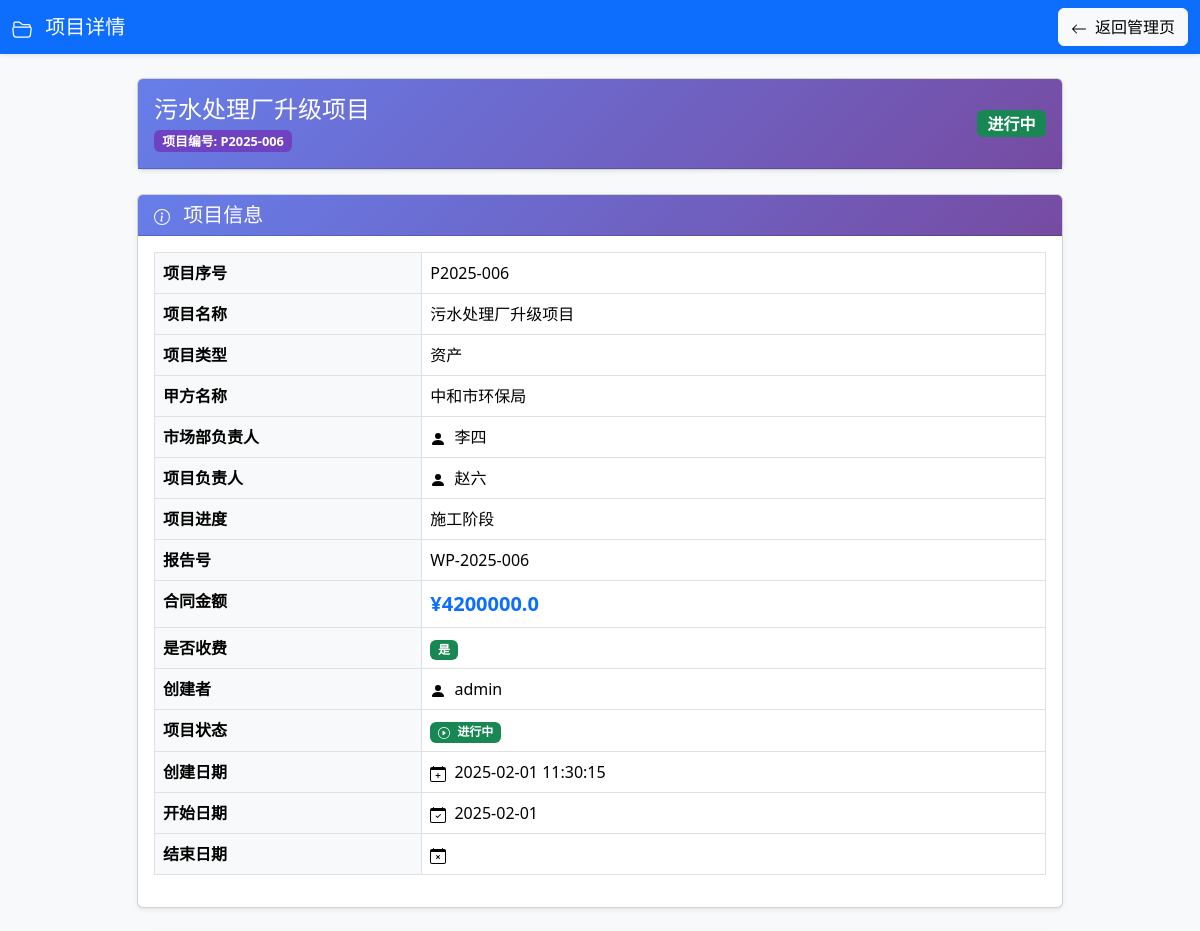
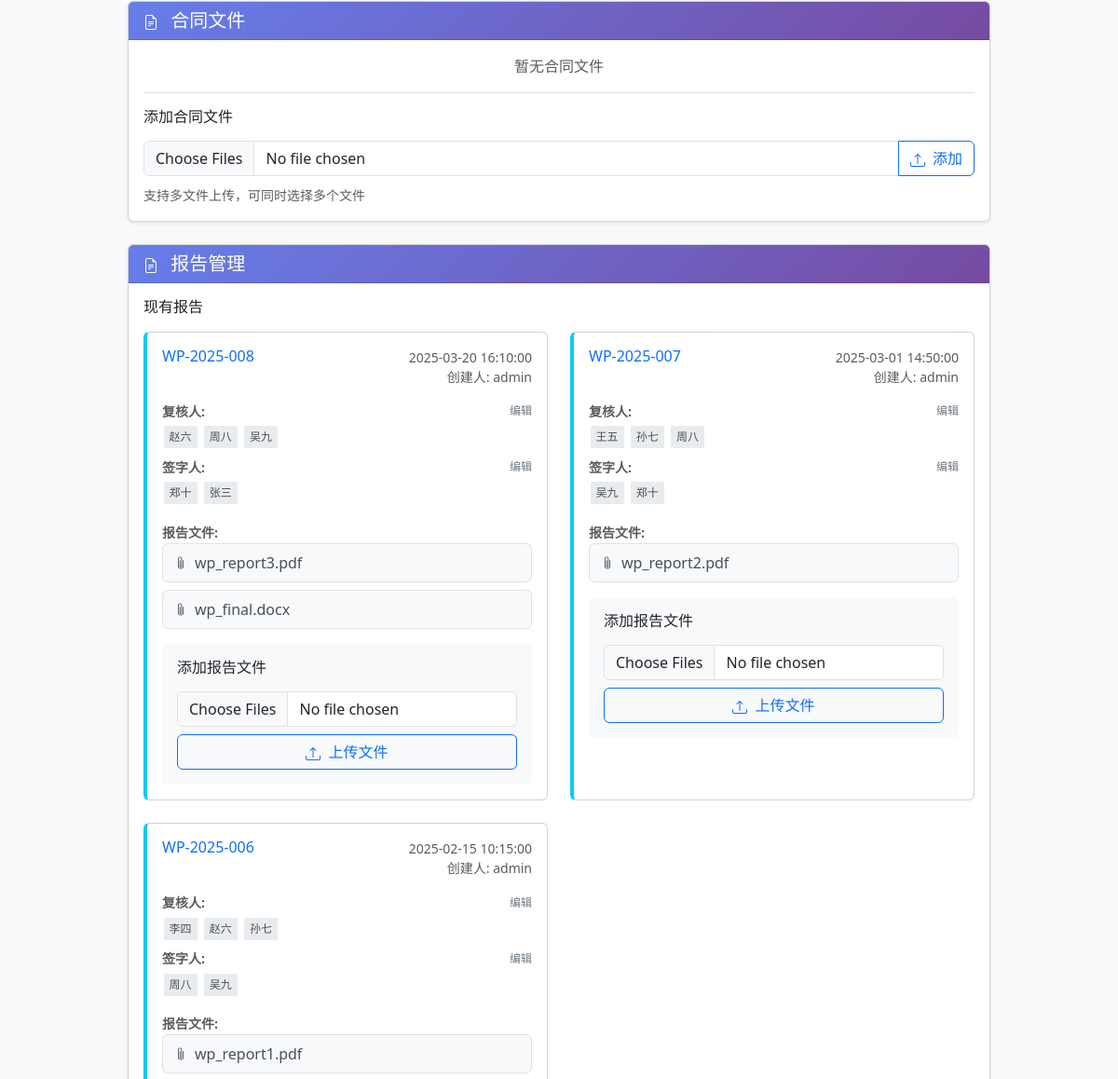
The page /project/6 (signed in, upper part) on the database as committed earlier (2 pictures, top to bottom).
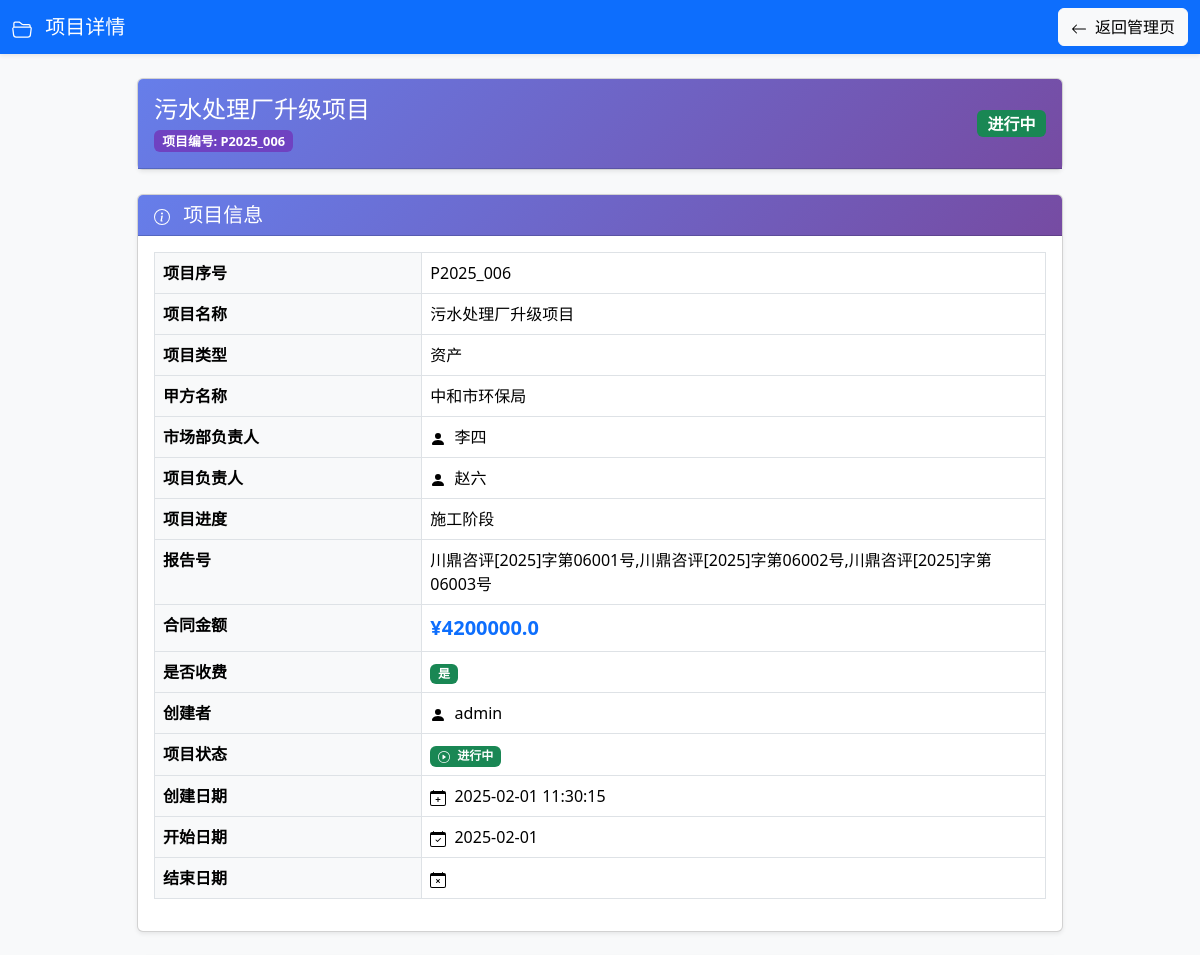
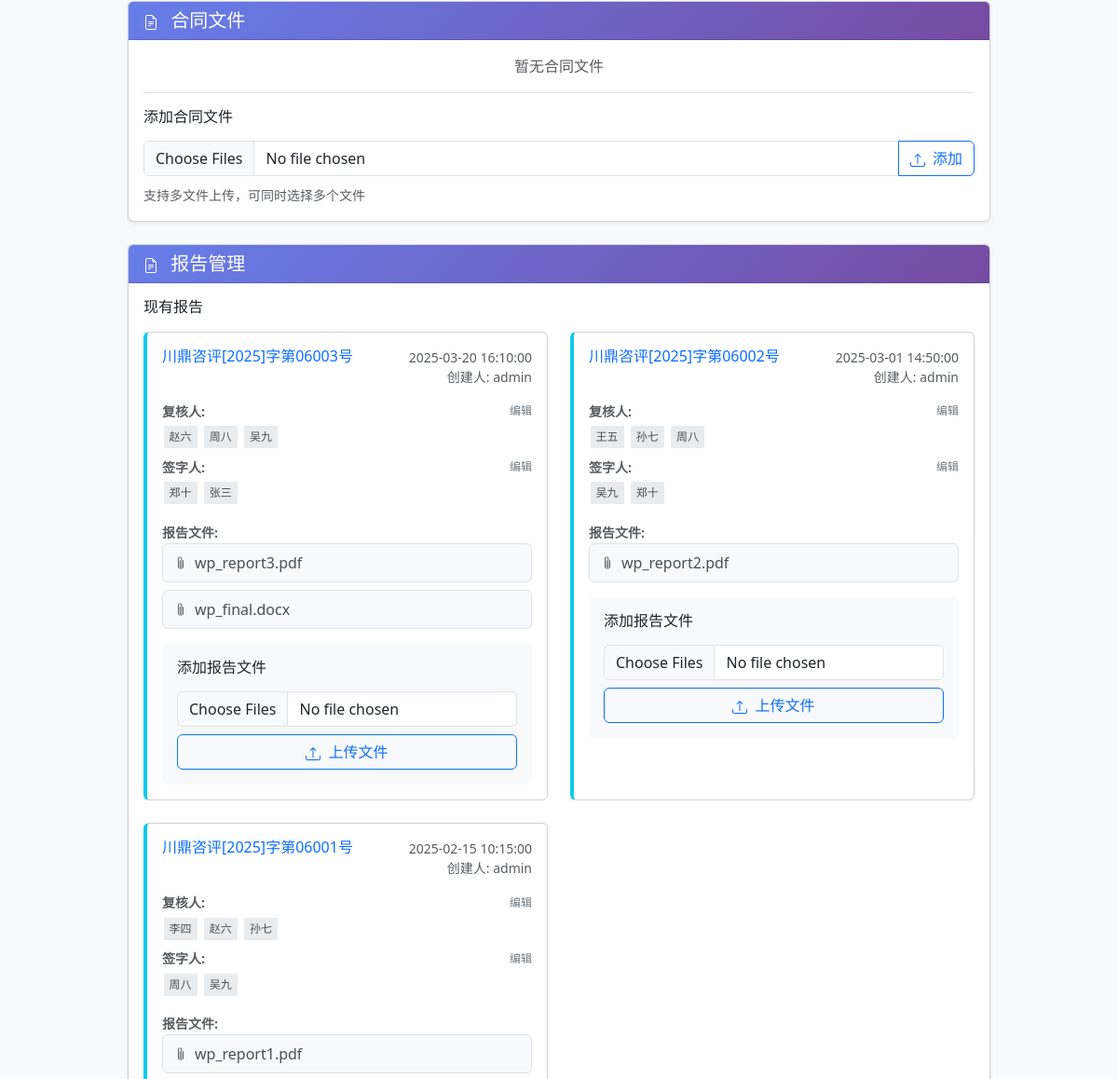
The same page on the database as committed later (2 pictures, top to bottom).
### tables this page shows
CREATE TABLE projects (
        id INTEGER PRIMARY KEY AUTOINCREMENT,
        project_no TEXT,                 -- ① 项目序号
        name TEXT,                       -- ② 项目名称
        project_type TEXT,               -- ③ 项目类型
        client_name TEXT,                -- ④ 甲方名称
        market_leader TEXT,              -- ⑤ 市场部负责人
        project_leader TEXT,             -- ⑥ 项目负责人
        progress TEXT,                   -- ⑦ 项目进度
        report_numbers TEXT,             -- ⑧ 报告号（多个以逗号分隔）
        amount REAL,                     -- ⑨ 合同金额
        is_paid TEXT,                    -- ⑩ 是否收费（是/否）
        creator TEXT,                    -- ⑪ 项目创建人
        start_date TEXT,                 -- ⑫ 开始日期
        end_date TEXT,                   -- ⑬ 结束日期
        status TEXT,                     -- ⑭ 状态
        contract_file TEXT,
        create_date TEXT
    );

CREATE TABLE reports (
        id INTEGER PRIMARY KEY AUTOINCREMENT,
        report_no TEXT NOT NULL,         -- 报告号
        project_id INTEGER,              -- 关联的项目ID
        file_paths TEXT,                 -- 文件路径（多个以逗号分隔）
        creator TEXT,                    -- 创建人
        create_date TEXT,                -- 创建日期
        reviewer1 TEXT,                  -- 复核人1
        reviewer2 TEXT,                  -- 复核人2
        reviewer3 TEXT,                  -- 复核人3
        signer1 TEXT,                    -- 签字人1
        signer2 TEXT,                    -- 签字人2
        FOREIGN KEY (project_id) REFERENCES projects (id)
    );

### main.py (the view)
@app.get("/project/{project_id}", response_class=HTMLResponse)
async def project_info(
    request: Request,
    project_id: int,
    user: dict = Depends(login_required),
    db: sqlite3.Connection = Depends(get_db)
):
    c = db.cursor()
    c.execute("""
        SELECT
            id, project_no, name, project_type, client_name,
            market_leader, project_leader, progress, report_numbers,
            amount, is_paid, creator, start_date, end_date,
            status, contract_file, create_date
        FROM projects WHERE id=?
    """, (project_id,))
    project = c.fetchone()
    if not project:
        raise HTTPException(status_code=404, detail="项目不存在")
    columns = [description[0] for description in c.description]
    project_dict = dict(zip(columns, project))
    c.execute("""
        SELECT report_no, file_paths, creator, create_date,
               reviewer1, reviewer2, reviewer3, signer1, signer2
        FROM reports WHERE project_id = ? ORDER BY create_date DESC
    """, (project_id,))
    reports = []
    for row in c.fetchall():
        reports.append({
            "report_no": row[0],
            "file_paths": row[1],
            "creator": row[2],
            "create_date": row[3],
            "reviewer1": row[4],
            "reviewer2": row[5],
            "reviewer3": row[6],
            "signer1": row[7],
            "signer2": row[8]
        })
    c.execute("SELECT username, realname FROM users")
    users_data = c.fetchall()
    users = [{"username": row[0], "realname": row[1] or row[0]} for row in users_data]
    return templates.TemplateResponse("project_info.html", {
        "request": request,
        "project": project_dict,
        "reports": reports,
        "users": users,  # 传递包含真实姓名的用户列表
        "user": user
    })

### templates/project_info.html (shortened to what the changed rows need)
<!DOCTYPE html>
<html lang="zh-CN">
<head>
  <link href="https://cdn.jsdelivr.net/npm/bootstrap@5.3.2/dist/css/bootstrap.min.css" rel="stylesheet">
</head>
<body class="bg-light">
  <div class="container mt-4">
    <div class="row">
      <div class="col-lg-10 mx-auto">
        <div class="card shadow-sm mb-4">
          <div class="card-header py-3">
            <div class="d-flex justify-content-between align-items-center">
              <div>
                <h4 class="mb-1">{{ project.name }}</h4>
                {% if project.project_no %}
                <span class="badge project-no-badge">项目编号: {{ project.project_no }}</span>
                {% endif %}
              </div>
            </div>
          </div>
        </div>
        <div class="card shadow-sm mb-4">
          <div class="card-body">
            <div class="table-responsive">
              <table class="table table-bordered table-hover table-details">
                <tbody>
                  <tr>
                    <th>项目序号</th>
                    <td>
                      {% if project.project_no %}
                      {{ project.project_no }}
                      {% else %}
                      <span class="text-muted">未设置</span>
                      {% endif %}
                    </td>
                  </tr>
                  <tr>
                    <th>项目名称</th>
                    <td>{{ project.name }}</td>
                  </tr>
                  <tr>
                    <th>项目类型</th>
                    <td>
                      {% if project.project_type %}
                      {{ project.project_type }}
                      {% else %}
                      <span class="text-muted">未设置</span>
                      {% endif %}
                    </td>
                  </tr>
                  <tr>
                    <th>甲方名称</th>
                    <td>
                      {% if project.client_name %}
                      {{ project.client_name }}
                      {% else %}
                      <span class="text-muted">未设置</span>
                      {% endif %}
                    </td>
                  </tr>
                  <tr>
                    <th>市场部负责人</th>
                    <td>
                      {% if project.market_leader %}
                      <svg xmlns="http://www.w3.org/2000/svg" width="16" height="16" fill="currentColor"
                        class="bi bi-person-fill me-1" viewBox="0 0 16 16">
                        <path d="M3 14s-1 0-1-1 1-4 6-4 6 3 6 4-1 1-1 1H3Zm5-6a3 3 0 1 0 0-6 3 3 0 0 0 0 6Z" />
                      </svg>
                      {{ project.market_leader }}
                      {% else %}
                      <span class="text-muted">未设置</span>
                      {% endif %}
                    </td>
                  </tr>
                  <tr>
                    <th>项目负责人</th>
                    <td>
                      {% if project.project_leader %}
                      <svg xmlns="http://www.w3.org/2000/svg" width="16" height="16" fill="currentColor"
                        class="bi bi-person-fill me-1" viewBox="0 0 16 16">
                        <path d="M3 14s-1 0-1-1 1-4 6-4 6 3 6 4-1 1-1 1H3Zm5-6a3 3 0 1 0 0-6 3 3 0 0 0 0 6Z" />
                      </svg>
                      {{ project.project_leader }}
                      {% else %}
                      <span class="text-muted">未设置</span>
                      {% endif %}
                    </td>
                  </tr>
                  <tr>
                    <th>项目进度</th>
                    <td>
                      {% if project.progress %}
                      {{ project.progress }}
                      {% else %}
                      <span class="text-muted">未设置</span>
                      {% endif %}
                    </td>
                  </tr>
                  <tr>
                    <th>报告号</th>
                    <td>
                      {% if project.report_numbers %}
                      {{ project.report_numbers }}
                      {% else %}
                      <span class="text-muted">未设置</span>
                      {% endif %}
                    </td>
                  </tr>
                  <tr>
                    <th>合同金额</th>
                    <td>
                      <span class="fw-bold text-primary fs-5">
                        {% if project.amount %}
                        ¥{{ project.amount }}
                        {% else %}
                        <span class="text-muted">未设置</span>
                        {% endif %}
                      </span>
                    </td>
                  </tr>
                  <tr>
                    <th>是否收费</th>
                  </tr>
                  <tr>
                    <th>创建者</th>
                    <td>
                      <svg xmlns="http://www.w3.org/2000/svg" width="16" height="16" fill="currentColor"
                        class="bi bi-person-fill me-1" viewBox="0 0 16 16">
                        <path d="M3 14s-1 0-1-1 1-4 6-4 6 3 6 4-1 1-1 1H3Zm5-6a3 3 0 1 0 0-6 3 3 0 0 0 0 6Z" />
                      </svg>
                      {{ project.creator }}
                    </td>
                  </tr>
                  <tr>
                    <th>项目状态</th>
                  </tr>
                  <tr>
                    <th>创建日期</th>
                    <td>
                      {% if project.create_date %}
                      {{ project.create_date }}
                      {% else %}
                      <span class="text-muted">未记录</span>
                      {% endif %}
                    </td>
                  </tr>
                  <tr>
                    <th>开始日期</th>
                    <td>
                      {{ project.start_date }}
                    </td>
                  </tr>
                  <tr>
                    <th>结束日期</th>
                  </tr>
                </tbody>
              </table>
            </div>
          </div>
        </div>
        <div class="card shadow-sm mb-4">
          <div class="card-body">
            {% if reports %}
            <div class="mb-4">
              <div class="row">
                {% for report in reports %}
                <div class="col-md-6 mb-4">
                  <div class="card report-card h-100">
                    <div class="card-body">
                      <div class="d-flex justify-content-between align-items-start mb-3">
                        <h6 class="card-title text-primary mb-0">{{ report.report_no }}</h6>
                        <small class="text-muted text-end">
                          <div>{{ report.create_date }}</div>
                          <div>创建人: {{ report.creator }}</div>
                        </small>
                      </div>
                      <div class="mb-2">
                        <div class="d-flex justify-content-between align-items-center mb-1">
                          <small class="text-muted fw-bold">复核人:</small>
                          {% if project.status == 'active' %}
                          <span class="edit-link" data-bs-toggle="modal" data-bs-target="#editReviewersModal"
                            onclick="setCurrentReport('{{ report.report_no }}', '{{ report.reviewer1 }}', '{{ report.reviewer2 }}', '{{ report.reviewer3 }}', '{{ report.signer1 }}', '{{ report.signer2 }}')">
                            编辑
                          </span>
                          {% endif %}
                        </div>
                        <div class="d-flex flex-wrap gap-1">
                          {% if report.reviewer1 %}
                          {% set reviewer1_realname = namespace(found=false) %}
                          {% if not reviewer1_realname.found %}
                          <span class="person-badge">{{ report.reviewer1 }}</span>
                          {% endif %}
                          {% endif %}
                          {% if report.reviewer2 %}
                          {% set reviewer2_realname = namespace(found=false) %}
                          {% if not reviewer2_realname.found %}
                          <span class="person-badge">{{ report.reviewer2 }}</span>
                          {% endif %}
                          {% endif %}
                          {% if report.reviewer3 %}
                          {% set reviewer3_realname = namespace(found=false) %}
                          {% if not reviewer3_realname.found %}
                          <span class="person-badge">{{ report.reviewer3 }}</span>
                          {% endif %}
                          {% endif %}
                        </div>
                      </div>
                      <div class="mb-3">
                        <div class="d-flex justify-content-between align-items-center mb-1">
                          <small class="text-muted fw-bold">签字人:</small>
                          {% if project.status == 'active' %}
                          <span class="edit-link" data-bs-toggle="modal" data-bs-target="#editSignersModal"
                            onclick="setCurrentReport('{{ report.report_no }}', '{{ report.reviewer1 }}', '{{ report.reviewer2 }}', '{{ report.reviewer3 }}', '{{ report.signer1 }}', '{{ report.signer2 }}')">
                            编辑
                          </span>
                          {% endif %}
                        </div>
                        <div class="d-flex flex-wrap gap-1">
                          {% if report.signer1 %}
                          {% set signer1_realname = namespace(found=false) %}
                          {% if not signer1_realname.found %}
                          <span class="person-badge">{{ report.signer1 }}</span>
                          {% endif %}
                          {% endif %}
                          {% if report.signer2 %}
                          {% set signer2_realname = namespace(found=false) %}
                          {% if not signer2_realname.found %}
                          <span class="person-badge">{{ report.signer2 }}</span>
                          {% endif %}
                          {% endif %}
                        </div>
                      </div>
                      {% if report.file_paths %}
                      <div class="mb-3">
                        <small class="text-muted fw-bold">报告文件:</small>
                        {% for file_path in report.file_paths.split(',') %}
                        {% if file_path.strip() %}
                        {% set filename = file_path.replace('static/', '').replace('uploads\\', '').replace('uploads/',
                        '').split('/')[-1].split('\\')[-1] %}
                        <div class="file-item">
                          <a href="/{{ file_path.strip() }}" target="_blank">
                            <svg xmlns="http://www.w3.org/2000/svg" width="14" height="14" fill="currentColor"
                              class="bi bi-paperclip file-icon" viewBox="0 0 16 16">
                              <path
                                d="M4.5 3a2.5 2.5 0 0 1 5 0v9a1.5 1.5 0 0 1-3 0V5a.5.5 0 0 1 1 0v7a.5.5 0 0 0 1 0V3a1.5 1.5 0 1 0-3 0v9a2.5 2.5 0 0 0 5 0V5a.5.5 0 0 1 1 0v7a3.5 3.5 0 1 1-7 0V3z" />
                            </svg>
                            {{ filename }}
                          </a>
                        </div>
                        {% endif %}
                        {% endfor %}
                      </div>
                      {% else %}
                      <p class="text-muted mb-3">暂无文件</p>
                      {% endif %}
                      {% if project.status == 'active' %}
                      <div class="update-form">
                        <h6 class="mb-3">添加报告文件</h6>
                        <form action="/project/{{ project.id }}/update_report/{{ report.report_no }}" method="post"
                          enctype="multipart/form-data">
                          <div class="mb-2">
                            <input type="file" name="report_files" class="form-control"
                              accept=".pdf,.doc,.docx,.xls,.xlsx,.jpg,.jpeg,.png" multiple>
                          </div>
                          <button type="submit" class="btn btn-outline-primary w-100">
                            上传文件
                          </button>
                        </form>
                      </div>
                      {% endif %}
                    </div>
                  </div>
                </div>
                {% endfor %}
              </div>
            </div>
            {% else %}
            <p class="text-muted text-center mb-3">暂无报告</p>
            {% endif %}
          </div>
        </div>
      </div>
    </div>
  </div>
</body>
</html>

Rows that differ between the two databases and show on the page:
changed projects "污水处理厂升级项目": project_no "P2025-006" → "P2025_006"; report_numbers "WP-2025-006" → "川鼎咨评[2025]字第06001号,川鼎咨评[2025]字第06002号,川鼎咨评[2025]字第06003号"
changed reports "张三": report_no "WP-2025-008" → "川鼎咨评[2025]字第06003号"
changed reports "王五": report_no "WP-2025-007" → "川鼎咨评[2025]字第06002号"
changed reports "李四": report_no "WP-2025-006" → "川鼎咨评[2025]字第06001号"
